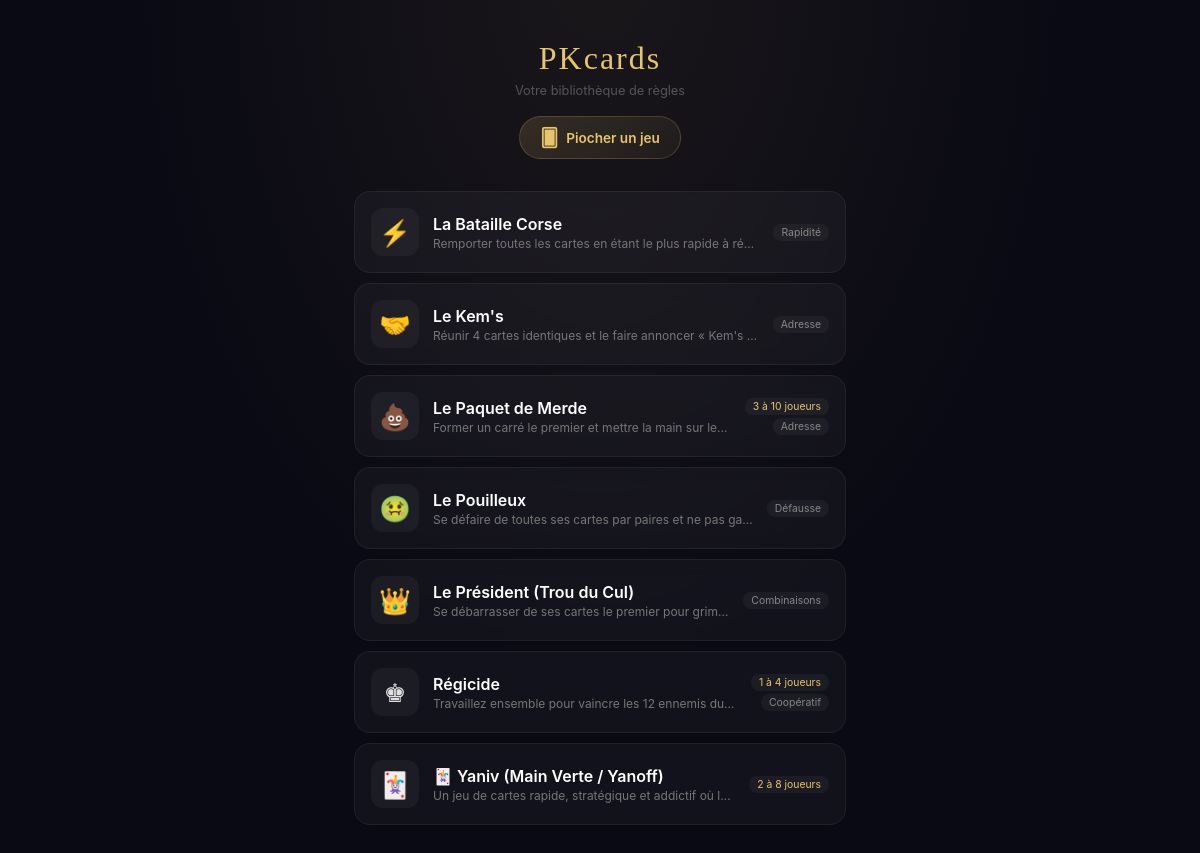
The page /site/v2/index.php on the database its author committed.
### tables this page shows
CREATE TABLE games (id INTEGER PRIMARY KEY, slug TEXT UNIQUE, title TEXT, players TEXT, duration TEXT, tagline TEXT, type TEXT, content TEXT);

### site/v2/index.php (the view, shortened to what this page needs)
<?php
$db = new PDO('sqlite:' . __DIR__ . '/data.sqlite');
$db->setAttribute(PDO::ATTR_ERRMODE, PDO::ERRMODE_EXCEPTION);
function gameIcon($slug,$title) {
    $icons = ['regicide'=>'♚','yaniv'=>'🃏','president'=>'👑','kems'=>'🤝','bataille-corse'=>'⚡','paquet-de-merde'=>'💩','pouilleux'=>'🤢'];
    return $icons[$slug] ?? '🂠';
}
$hx = $_SERVER['HTTP_HX_REQUEST'] ?? false;
$slug = $_GET['game'] ?? '';
$base = '/pk/site/v2';
$games = $db->query('SELECT * FROM games ORDER BY title')->fetchAll(PDO::FETCH_ASSOC);
$random = $games[array_rand($games)] ?? null;
?>
<!DOCTYPE html>
<html lang="fr">
<head>
</head>
<body>
<div id="app">
<?php if ($slug && !$hx):
  $g=$db->prepare('SELECT * FROM games WHERE slug=?'); $g->execute([$slug]); $g=$g->fetch(PDO::FETCH_ASSOC);
  if ($g): ?>
  <div class="reader" hx-target="this" hx-swap="outerHTML">
    <div class="reader-bar">
      <button class="back" hx-get="<?= $base ?>/" hx-target="#app" hx-push-url="<?= $base ?>/">‹</button>
      <span class="reader-icon"><?= gameIcon($g['slug'],$g['title']) ?></span>
    </div>
    <div class="reader-content">
      <h1 class="reader-title"><?= htmlspecialchars($g['title']) ?></h1>
      <div class="reader-meta">
        <?php if($g['players']): ?><span>👥 <?= htmlspecialchars($g['players']) ?></span><?php endif; ?>
        <?php if($g['duration']): ?><span>⏱ <?= htmlspecialchars($g['duration']) ?></span><?php endif; ?>
        <?php if($g['type']): ?><span><?= htmlspecialchars($g['type']) ?></span><?php endif; ?>
      </div>
      <div class="rules"><?= md2html($g['content']) ?></div>
    </div>
  </div>
  <?php endif; ?>
<?php else: ?>
  <div class="home">
    <div class="hero">
      <h1>PKcards</h1>
      <p>Votre bibliothèque de règles</p>
      <?php if ($random): ?>
      <a class="pioche" href="<?= $base ?>/?game=<?= $random['slug'] ?>" hx-get="<?= $base ?>/?game=<?= $random['slug'] ?>" hx-target="#app" hx-push-url="true">
        <span>🂠</span> Piocher un jeu
      </a>
      <?php endif; ?>
    </div>
    <div class="game-list">
      <?php foreach ($games as $g): ?>
      <a class="game-tile" href="<?= $base ?>/?game=<?= $g['slug'] ?>" hx-get="<?= $base ?>/?game=<?= $g['slug'] ?>" hx-target="#app" hx-push-url="true">
        <div class="tile-icon"><?= gameIcon($g['slug'],$g['title']) ?></div>
        <div class="tile-body">
          <div class="tile-title"><?= htmlspecialchars($g['title']) ?></div>
          <div class="tile-tagline"><?= htmlspecialchars(mb_strimwidth(preg_replace('/\*\*|\*/','',$g['tagline'] ?: 'Règles complètes'),0,60,'…')) ?></div>
        </div>
        <div class="tile-meta">
          <?php if($g['players']): ?><span class="tile-badge"><?= htmlspecialchars($g['players']) ?></span><?php endif; ?>
          <?php if($g['type']): ?><span class="tile-badge type"><?= htmlspecialchars($g['type']) ?></span><?php endif; ?>
        </div>
      </a>
      <?php endforeach; ?>
    </div>
  </div>
<?php endif; ?>
</div>
</body>
</html>

### site/v2/index.php (style rules this page uses)
* { margin:0;padding:0;box-sizing:border-box;-webkit-tap-highlight-color:transparent;-webkit-user-select:none;user-select:none }
:root { --gold:#e8c46a;--bg:#0a0a14;--glass:rgba(255,255,255,.035);--border:rgba(255,255,255,.06) }
body { font-family:-apple-system,BlinkMacSystemFont,'Segoe UI',sans-serif;background:var(--bg);background-image:radial-gradient(ellipse at 50% -5%,rgba(232,196,106,.07) 0%,transparent 55%);min-height:100dvh;color:#e0e0e0 }
.home { max-width:520px;margin:0 auto;padding:env(safe-area-inset-top) 0 env(safe-area-inset-bottom) }
.hero { text-align:center;padding:40px 20px 24px }
.hero h1 { font-family:Georgia,serif;font-size:2rem;font-weight:400;color:var(--gold);letter-spacing:2px }
.hero p { font-size:.8rem;color:#555;margin-top:6px }
.pioche { display:inline-flex;align-items:center;gap:8px;margin-top:18px;padding:10px 20px;background:linear-gradient(135deg,rgba(232,196,106,.15),rgba(232,196,106,.05));border:1px solid rgba(232,196,106,.2);border-radius:24px;color:var(--gold);font-size:.85rem;font-weight:600;cursor:pointer;text-decoration:none;transition:transform .12s }
.pioche span { font-size:1.1rem }
.game-list { padding:8px 14px 60px;display:flex;flex-direction:column;gap:10px }
.game-tile { display:flex;align-items:center;gap:14px;padding:16px;background:var(--glass);border:1px solid var(--border);border-radius:16px;cursor:pointer;transition:transform .12s,border-color .15s;text-decoration:none;color:inherit;backdrop-filter:blur(8px);-webkit-backdrop-filter:blur(8px) }
.tile-icon { width:48px;height:48px;border-radius:12px;background:rgba(255,255,255,.04);display:flex;align-items:center;justify-content:center;font-size:1.6rem;flex-shrink:0 }
.tile-body { flex:1;min-width:0 }
.tile-title { font-size:1rem;font-weight:600;color:#fff;margin-bottom:2px }
.tile-tagline { font-size:.75rem;color:#777;overflow:hidden;text-overflow:ellipsis;white-space:nowrap }
.tile-meta { display:flex;flex-direction:column;align-items:flex-end;gap:3px;flex-shrink:0 }
.tile-badge { font-size:.65rem;padding:2px 8px;border-radius:8px;background:rgba(255,255,255,.04);color:var(--gold);white-space:nowrap }
.tile-badge.type { color:#888 }
#app { min-height:100dvh }

### rows shown on the page
games: gameIcon($g['slug'],$g['title']) "⚡", title "La Bataille Corse", tagline "Remporter toutes les cartes en étant le plus rapide à ré…", type "Rapidité"
games: gameIcon($g['slug'],$g['title']) "🤝", title "Le Kem's", tagline "Réunir 4 cartes identiques et le faire annoncer « Kem's…", type "Adresse"
games: gameIcon($g['slug'],$g['title']) "💩", title "Le Paquet de Merde", tagline "Former un carré le premier et mettre la main sur le…", players "3 à 10 joueurs", type "Adresse"
games: gameIcon($g['slug'],$g['title']) "🤢", title "Le Pouilleux", tagline "Se défaire de toutes ses cartes par paires et ne pas ga…", type "Défausse"
games: gameIcon($g['slug'],$g['title']) "👑", title "Le Président (Trou du Cul)", tagline "Se débarrasser de ses cartes le premier pour grim…", type "Combinaisons"
games: gameIcon($g['slug'],$g['title']) "♚", title "Régicide", tagline "Travaillez ensemble pour vaincre les 12 ennemis du…", players "1 à 4 joueurs", type "Coopératif"
games: gameIcon($g['slug'],$g['title']) "🃏", title "🃏 Yaniv (Main Verte / Yanoff)", tagline "Un jeu de cartes rapide, stratégique et addictif où l…", players "2 à 8 joueurs"
